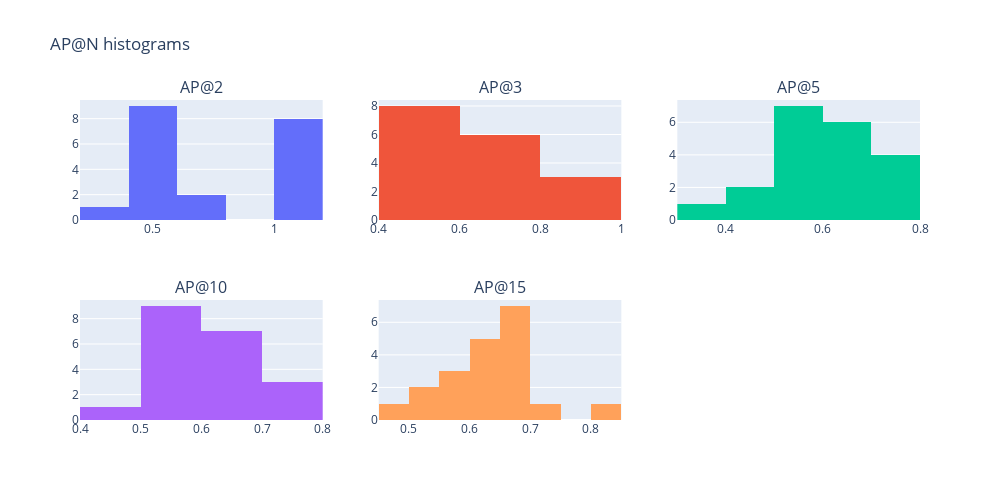

Source (notebook cell):
### Markdown cell above
### Step 10: Plotting AP@N histograms

### Code cell
fig = make_subplots(rows=2, cols=3, subplot_titles=("AP@2", "AP@3", "AP@5", "AP@10", "AP@15"))

fig.add_trace(go.Histogram(x=AP_songs[0]), row=1, col=1)
fig.add_trace(go.Histogram(x=AP_songs[1]), row=1, col=2)
fig.add_trace(go.Histogram(x=AP_songs[2]), row=1, col=3)
fig.add_trace(go.Histogram(x=AP_songs[3]), row=2, col=1)
fig.add_trace(go.Histogram(x=AP_songs[4]), row=2, col=2)

fig.update_layout(height=500, 
                  width=1000, 
                  showlegend=False,
                  title_text="AP@N histograms")

fig.show()

### Figure 1 — Plotly figure (JSON) as saved in the notebook; plotly's stock layout.template omitted (floating-point values rounded to 4 significant figures)
{"data": [{"type": "histogram", "x": [0.5556, 1, 0.6667, 1, 1, 0.6667, 0.5, 0.5556, 1, 0.5556, 0.3333, 0.5556, 0.5, 0.5556, 1, 0.5556, 1, 0.5556, 1, 1], "xaxis": "x", "yaxis": "y"}, {"type": "histogram", "x": [0.4533, 0.8, 0.71, 0.8, 1, 0.52, 0.5, 0.4833, 1, 0.5556, 0.5, 0.6433, 0.5, 0.6433, 1, 0.6433, 0.76, 0.4533, 0.6, 0.8], "xaxis": "x2", "yaxis": "y2"}, {"type": "histogram", "x": [0.5975, 0.6361, 0.5833, 0.5314, 0.78, 0.6309, 0.5, 0.4548, 0.7621, 0.6806, 0.5, 0.4681, 0.5, 0.7571, 0.7675, 0.6582, 0.6961, 0.3558, 0.5563, 0.6361], "xaxis": "x3", "yaxis": "y3"}, {"type": "histogram", "x": [0.5818, 0.6621, 0.5533, 0.5051, 0.7921, 0.6074, 0.5769, 0.5224, 0.7083, 0.6806, 0.5909, 0.5136, 0.5, 0.6465, 0.7072, 0.6334, 0.6523, 0.422, 0.5371, 0.6621], "xaxis": "x4", "yaxis": "y4"}, {"type": "histogram", "x": [0.6099, 0.6796, 0.6171, 0.5625, 0.8014, 0.6321, 0.5769, 0.6414, 0.6663, 0.6806, 0.5909, 0.5245, 0.5, 0.666, 0.7187, 0.6546, 0.6711, 0.4705, 0.6022, 0.6796], "xaxis": "x5", "yaxis": "y5"}], "layout": {"annotations": [{"font": {"size": 16}, "showarrow": false, "text": "AP@2", "x": 0.1444, "xanchor": "center", "xref": "paper", "y": 1, "yanchor": "bottom", "yref": "paper"}, {"font": {"size": 16}, "showarrow": false, "text": "AP@3", "x": 0.5, "xanchor": "center", "xref": "paper", "y": 1, "yanchor": "bottom", "yref": "paper"}, {"font": {"size": 16}, "showarrow": false, "text": "AP@5", "x": 0.8556, "xanchor": "center", "xref": "paper", "y": 1, "yanchor": "bottom", "yref": "paper"}, {"font": {"size": 16}, "showarrow": false, "text": "AP@10", "x": 0.1444, "xanchor": "center", "xref": "paper", "y": 0.375, "yanchor": "bottom", "yref": "paper"}, {"font": {"size": 16}, "showarrow": false, "text": "AP@15", "x": 0.5, "xanchor": "center", "xref": "paper", "y": 0.375, "yanchor": "bottom", "yref": "paper"}], "height": 500, "showlegend": false, "title": {"text": "AP@N histograms"}, "width": 1000, "xaxis": {"anchor": "y", "domain": [0, 0.2889]}, "xaxis2": {"anchor": "y2", "domain": [0.3556, 0.6444]}, "xaxis3": {"anchor": "y3", "domain": [0.7111, 1]}, "xaxis4": {"anchor": "y4", "domain": [0, 0.2889]}, "xaxis5": {"anchor": "y5", "domain": [0.3556, 0.6444]}, "xaxis6": {"anchor": "y6", "domain": [0.7111, 1]}, "yaxis": {"anchor": "x", "domain": [0.625, 1]}, "yaxis2": {"anchor": "x2", "domain": [0.625, 1]}, "yaxis3": {"anchor": "x3", "domain": [0.625, 1]}, "yaxis4": {"anchor": "x4", "domain": [0, 0.375]}, "yaxis5": {"anchor": "x5", "domain": [0, 0.375]}, "yaxis6": {"anchor": "x6", "domain": [0, 0.375]}}}
